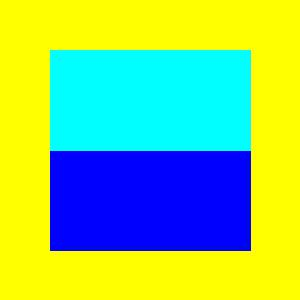
#> input picture Kingreturn_Ex/ch17/out17_14.jpg, 300 x 300 px, found by its file name
$ python ch17_19.py
#> lines starting #> are read from the running program, lines starting #| are printed output that depends on the picture
from PIL import Image
from PIL import ImageFilter

rushMore = Image.open("ch17/out17_14.jpg")  # 建立Pillow物件
#> rushMore is the input picture: PIL image 300x300 RGB; mean R, G, B 141, 198, 113.6
filterPict = rushMore.filter(ImageFilter.BLUR)
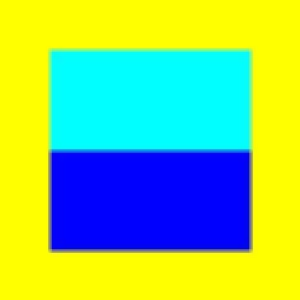
#> filterPict: PIL image 300x300 RGB; mean R, G, B 141, 198, 113.6
filterPict.save("ch17/out17_19_BLUR.jpg")
filterPict = rushMore.filter(ImageFilter.CONTOUR)
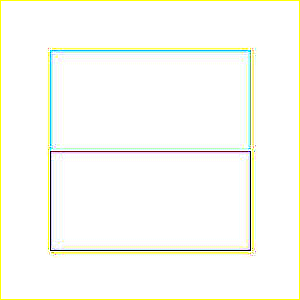
#> filterPict: PIL image 300x300 RGB; mean R, G, B 250.7, 252.1, 246
filterPict.save("ch17/out17_19_CONTOUR.jpg")
filterPict = rushMore.filter(ImageFilter.EMBOSS)
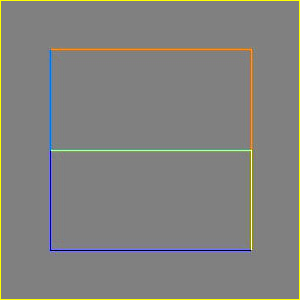
#> filterPict: PIL image 300x300 RGB; mean R, G, B 129.9, 129.8, 126.3
filterPict.save("ch17/out17_19_EMBOSS.jpg")
filterPict = rushMore.filter(ImageFilter.FIND_EDGES)
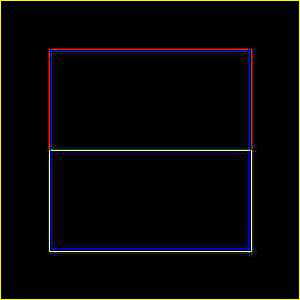
#> filterPict: PIL image 300x300 RGB; mean R, G, B 7.6, 6.3, 5.8
filterPict.save("ch17/out17_19_FIND_EDGES.jpg")
